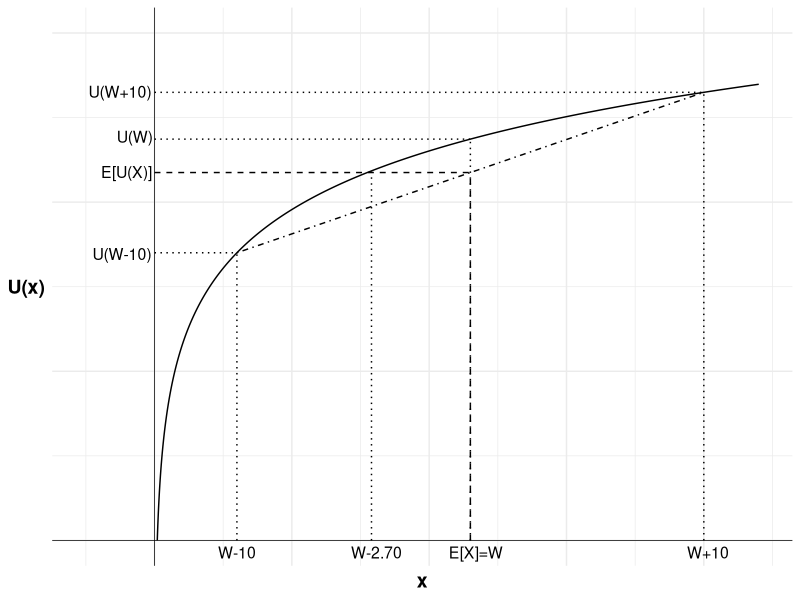
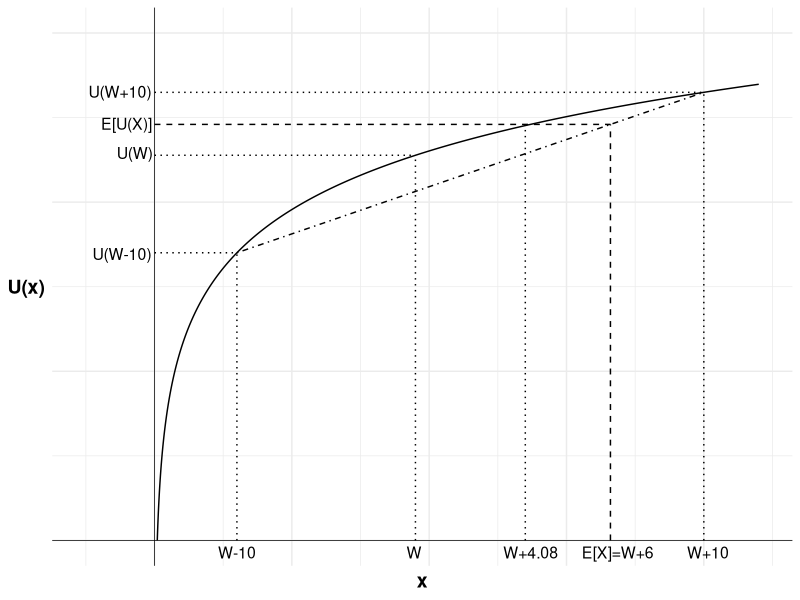
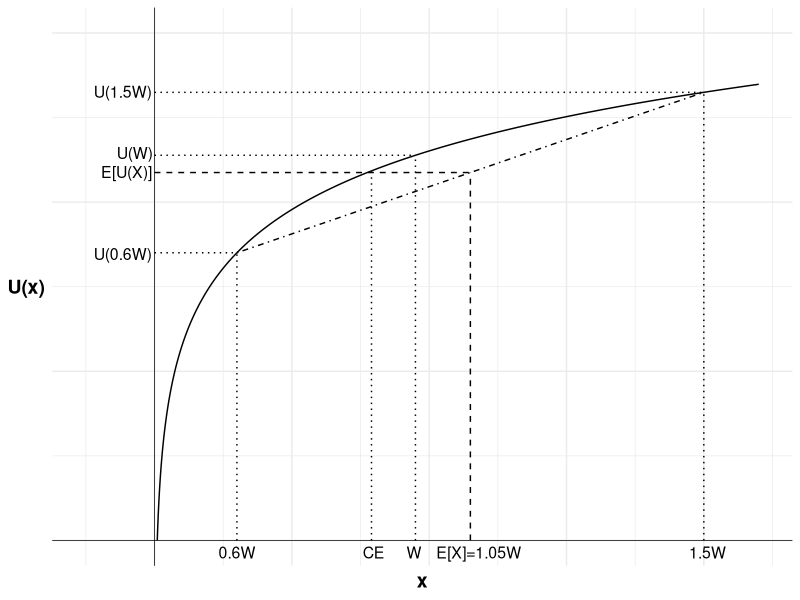
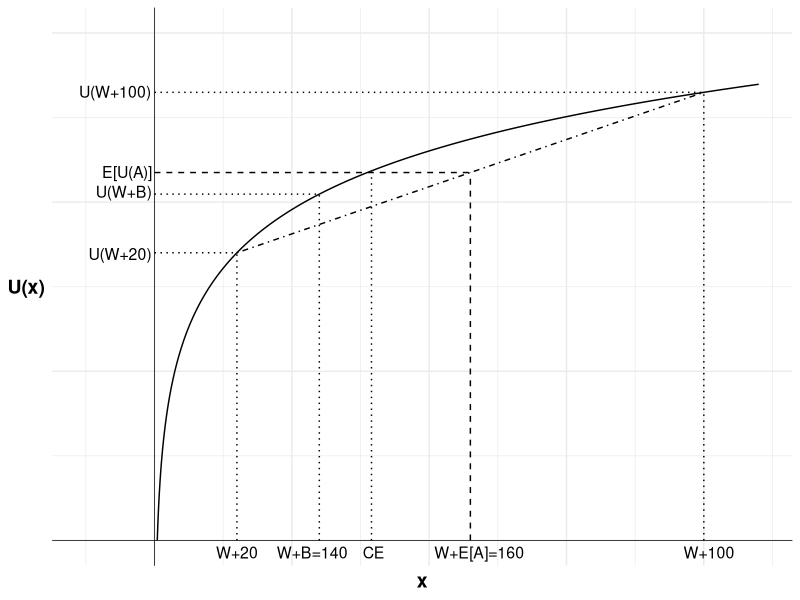
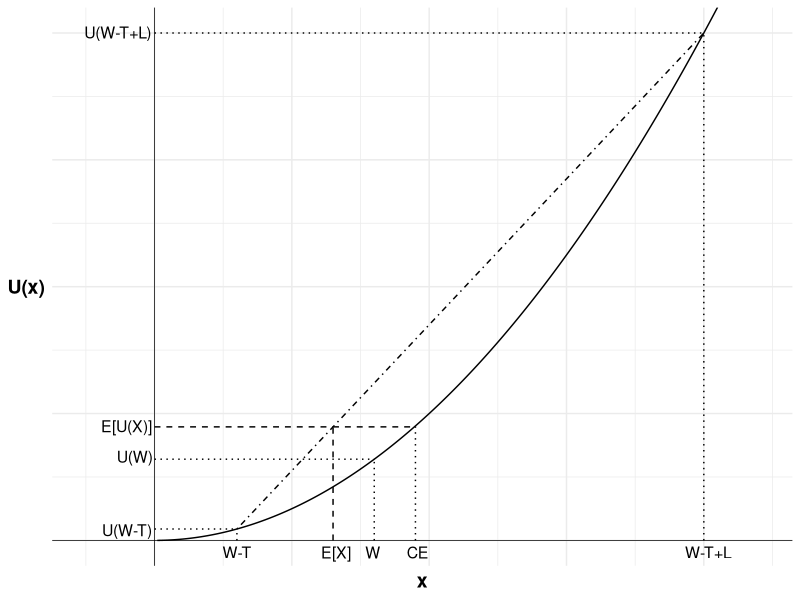

Source code (R) for these figures, in order:
## ---- chunk 1
#| label: fig-fiftyfifty
#| fig-cap: "A 50:50 bet"

library(ggplot2)

u <- function(x){
  log(x)
}

df <- data.frame(
  x=seq(1,220,0.1),
  y=NA
)

df$y <- u(df$x)

#Variables for plot (may not match labels as not done to scale)
#Payoffs from gamble
x1<-30 #loss
x2<-200 #win
ev<-115 #expected value of gamble
xc<-115 #certain outcome
ce<-79 #certainty equivalent
px2<-(ev-x1)/(x2-x1)

ggplot(mapping = aes(x, y)) +

  #Plot the utility curve
  geom_line(data = df) +
  geom_vline(xintercept = 0, linewidth=0.25)+ 
  geom_hline(yintercept = 0, linewidth=0.25)+
  labs(x = "x", y = "U(x)")+

  # Set the theme
  theme_minimal()+

  #remove numbers on each axis
  theme(axis.text.x = element_blank(),
            axis.text.y = element_blank(),
            axis.title=element_text(size=14,face="bold"),
            axis.title.y = element_text(angle=0, vjust=0.5))+

  #limit to y greater than zero and x greater than -8 (need -8 so space for y-axis labels)
  coord_cartesian(xlim = c(-25, 220), ylim = c(0, 6))+

  #Add labels W-10, W-10 and line to curve indicating each
  annotate("text", x = x1, y = 0, label = "W-10", size = 4, hjust = 0.5, vjust = 1.5)+
  annotate("segment", x = x1, y = 0, xend = x1, yend = u(x1), linewidth = 0.5, colour = "black", linetype="dotted")+
  annotate("segment", x = 0, y = u(x1), xend = x1, yend = u(x1), linewidth = 0.5, colour = "black", linetype="dotted")+
  annotate("text", x = 0, y = u(x1), label = "U(W-10)", size = 4, hjust = 1.05, vjust = 0.6)+

  #Add line to curve indicating utility of wealth
  annotate("segment", x = xc, y = 0, xend = xc, yend = u(xc), linewidth = 0.5, colour = "black", linetype="dotted")+
  annotate("segment", x = 0, y = u(xc), xend = xc, yend = u(xc), linewidth = 0.5, colour = "black", linetype="dotted")+
  annotate("text", x = 0, y = u(xc), label = "U(W)", size = 4, hjust = 1.05, vjust = 0.3)+

  #Add expected utility line
  annotate("segment", x = x1, xend = x2, y = u(x1), yend = u(x2), linewidth = 0.5, colour = "black", linetype="dotdash")+

  #Add labels W+10, U(W+10) and line to curve indicating each
  annotate("text", x = x2, y = 0, label = "W+10", size = 4, hjust = 0.4, vjust = 1.5)+
  annotate("segment", x = x2, y = 0, xend = x2, yend = u(x2), linewidth = 0.5, colour = "black", linetype="dotted")+
  annotate("segment", x = 0, y = u(x2), xend = x2, yend = u(x2), linewidth = 0.5, colour = "black", linetype="dotted")+
  annotate("text", x = 0, y = u(x2), label = "U(W+10)", size = 4, hjust = 1.05, vjust = 0.45)+

  #Add labels E[X]=W, E[U(X)] and curve indicating each
  annotate("text", x = ev, y = 0, label = "E[X]=W", size = 4, hjust = 0.4, vjust = 1.5)+
  annotate("segment", x = ev, y = 0, xend = ev, yend = u(x1)+(u(x2)-u(x1))*px2, linewidth = 0.5, colour = "black", linetype="dashed")+
  annotate("segment", x = 0, y = u(x1)+(u(x2)-u(x1))*px2, xend = ev, yend = u(x1)+(u(x2)-u(x1))*px2, linewidth = 0.5, colour = "black", linetype="dashed")+
  annotate("text", x = 0, y = u(x1)+(u(x2)-u(x1))*px2, label = "E[U(X)]", size = 4, hjust = 1.05, vjust = 0.45)+

  #Add vertical line indicating certainty equivalent and labelled "W-2.70"
  annotate("segment", x = ce, xend = ce, y = 0, yend = u(ce), linewidth = 0.5, colour = "black", linetype="dotted")+
  annotate("text", x = ce, y = 0, label = "W-2.70", size = 4, hjust = 0.4, vjust = 1.5)

## ---- chunk 2
#| label: fig-eightytwenty
#| fig-cap: "An 80:20 bet"

library(ggplot2)

u <- function(x){
  log(x)
}

df <- data.frame(
  x=seq(1,220,0.1),
  y=NA
)

df$y <- u(df$x)

#Variables for plot (may not match labels as not done to scale)
#Payoffs from gamble
x1<-30 #loss
x2<-200 #win
ev<-166 #expected value of gamble
xc<-95 #certain outcome
ce<-135 #certainty equivalent
px2<-(ev-x1)/(x2-x1)

ggplot(mapping = aes(x, y)) +

  #Plot the utility curve
  geom_line(data = df) +
  geom_vline(xintercept = 0, linewidth=0.25)+ 
  geom_hline(yintercept = 0, linewidth=0.25)+
  labs(x = "x", y = "U(x)")+

  # Set the theme
  theme_minimal()+

  #remove numbers on each axis
  theme(axis.text.x = element_blank(),
            axis.text.y = element_blank(),
            axis.title=element_text(size=14,face="bold"),
            axis.title.y = element_text(angle=0, vjust=0.5))+

  #limit to y greater than zero and x greater than -8 (need -8 so space for y-axis labels)
  coord_cartesian(xlim = c(-25, 220), ylim = c(0, 6))+

  #Add labels W-10, U(W+10) and line to curve indicating each
  annotate("text", x = x1, y = 0, label = "W-10", size = 4, hjust = 0.5, vjust = 1.5)+
  annotate("segment", x = x1, y = 0, xend = x1, yend = u(x1), linewidth = 0.5, colour = "black", linetype="dotted")+
  annotate("segment", x = 0, y = u(x1), xend = x1, yend = u(x1), linewidth = 0.5, colour = "black", linetype="dotted")+
  annotate("text", x = 0, y = u(x1), label = "U(W-10)", size = 4, hjust = 1.05, vjust = 0.6)+

  #Add labels W, U(W) and line to curve indicating each
  annotate("text", x = xc, y = 0, label = "W", size = 4, hjust = 0.6, vjust = 1.5)+
  annotate("segment", x = xc, y = 0, xend = xc, yend = u(xc), linewidth = 0.5, colour = "black", linetype="dotted")+
  annotate("segment", x = 0, y = u(xc), xend = xc, yend = u(xc), linewidth = 0.5, colour = "black", linetype="dotted")+
  annotate("text", x = 0, y = u(xc), label = "U(W)", size = 4, hjust = 1.05, vjust = 0.3)+

  #Add expected utility line
  annotate("segment", x = x1, xend = x2, y = u(x1), yend = u(x2), linewidth = 0.5, colour = "black", linetype="dotdash")+

  #Add labels W+10, U(W+10) and line to curve indicating each
  annotate("text", x = x2, y = 0, label = "W+10", size = 4, hjust = 0.4, vjust = 1.5)+
  annotate("segment", x = x2, y = 0, xend = x2, yend = u(x2), linewidth = 0.5, colour = "black", linetype="dotted")+
  annotate("segment", x = 0, y = u(x2), xend = x2, yend = u(x2), linewidth = 0.5, colour = "black", linetype="dotted")+
  annotate("text", x = 0, y = u(x2), label = "U(W+10)", size = 4, hjust = 1.05, vjust = 0.45)+

  #Add labels E[X]=W+6, E[U(X)] and curve indicating each
  annotate("text", x = ev, y = 0, label = "E[X]=W+6", size = 4, hjust = 0.4, vjust = 1.5)+
  annotate("segment", x = ev, y = 0, xend = ev, yend = u(x1)+(u(x2)-u(x1))*px2, linewidth = 0.5, colour = "black", linetype="dashed")+
  annotate("segment", x = 0, y = u(x1)+(u(x2)-u(x1))*px2, xend = ev, yend = u(x1)+(u(x2)-u(x1))*px2, linewidth = 0.5, colour = "black", linetype="dashed")+
  annotate("text", x = 0, y = u(x1)+(u(x2)-u(x1))*px2, label = "E[U(X)]", size = 4, hjust = 1.05, vjust = 0.45)+

  #Add vertical line indicating certainty equivalent and labelled "CE"
  annotate("segment", x = ce, xend = ce, y = 0, yend = u(ce), linewidth = 0.5, colour = "black", linetype="dotted")+
  annotate("text", x = ce, y = 0, label = "W+4.08", size = 4, hjust = 0.4, vjust = 1.5)

## ---- chunk 3
#| label: fig-wealth
#| fig-cap: "Betting a proportion of wealth"

library(ggplot2)

u <- function(x){
  log(x)
}

df <- data.frame(
  x=seq(1,220,0.1),
  y=NA
)

df$y <- u(df$x)

#Variables for plot (may not match labels as not done to scale)
#Payoffs from gamble
x1<-30 #loss
x2<-200 #win
ev<-115 #expected value of gamble
xc<-95 #certain outcome
ce<-79 #certainty equivalent
px2<-(ev-x1)/(x2-x1)

ggplot(mapping = aes(x, y)) +

  #Plot the utility curve
  geom_line(data = df) +
  geom_vline(xintercept = 0, linewidth=0.25)+ 
  geom_hline(yintercept = 0, linewidth=0.25)+
  labs(x = "x", y = "U(x)")+

  # Set the theme
  theme_minimal()+

  #remove numbers on each axis
  theme(axis.text.x = element_blank(),
            axis.text.y = element_blank(),
            axis.title=element_text(size=14,face="bold"),
            axis.title.y = element_text(angle=0, vjust=0.5))+

  #limit to y greater than zero and x greater than -8 (need -8 so space for y-axis labels)
  coord_cartesian(xlim = c(-25, 220), ylim = c(0, 6))+

  #Add labels 0.6W, U(0.6W) and line to curve indicating each
  annotate("text", x = x1, y = 0, label = "0.6W", size = 4, hjust = 0.5, vjust = 1.5)+
  annotate("segment", x = x1, y = 0, xend = x1, yend = u(x1), linewidth = 0.5, colour = "black", linetype="dotted")+
  annotate("segment", x = 0, y = u(x1), xend = x1, yend = u(x1), linewidth = 0.5, colour = "black", linetype="dotted")+
  annotate("text", x = 0, y = u(x1), label = "U(0.6W)", size = 4, hjust = 1.05, vjust = 0.6)+

  #Add labels W, U(W) and line to curve indicating each
  annotate("text", x = xc, y = 0, label = "W", size = 4, hjust = 0.6, vjust = 1.5)+
  annotate("segment", x = xc, y = 0, xend = xc, yend = u(xc), linewidth = 0.5, colour = "black", linetype="dotted")+
  annotate("segment", x = 0, y = u(xc), xend = xc, yend = u(xc), linewidth = 0.5, colour = "black", linetype="dotted")+
  annotate("text", x = 0, y = u(xc), label = "U(W)", size = 4, hjust = 1.05, vjust = 0.3)+

  #Add expected utility line
  annotate("segment", x = x1, xend = x2, y = u(x1), yend = u(x2), linewidth = 0.5, colour = "black", linetype="dotdash")+

  #Add labels 1.5W, U(1.5W) and line to curve indicating each
  annotate("text", x = x2, y = 0, label = "1.5W", size = 4, hjust = 0.4, vjust = 1.5)+
  annotate("segment", x = x2, y = 0, xend = x2, yend = u(x2), linewidth = 0.5, colour = "black", linetype="dotted")+
  annotate("segment", x = 0, y = u(x2), xend = x2, yend = u(x2), linewidth = 0.5, colour = "black", linetype="dotted")+
  annotate("text", x = 0, y = u(x2), label = "U(1.5W)", size = 4, hjust = 1.05, vjust = 0.45)+

  #Add labels E[X]=1.05W, E[U(X)] and curve indicating each
  annotate("text", x = ev, y = 0, label = "E[X]=1.05W", size = 4, hjust = 0.4, vjust = 1.5)+
  annotate("segment", x = ev, y = 0, xend = ev, yend = u(x1)+(u(x2)-u(x1))*px2, linewidth = 0.5, colour = "black", linetype="dashed")+
  annotate("segment", x = 0, y = u(x1)+(u(x2)-u(x1))*px2, xend = ev, yend = u(x1)+(u(x2)-u(x1))*px2, linewidth = 0.5, colour = "black", linetype="dashed")+
  annotate("text", x = 0, y = u(x1)+(u(x2)-u(x1))*px2, label = "E[U(X)]", size = 4, hjust = 1.05, vjust = 0.45)+

  #Add vertical line indicating certainty equivalent and labelled "CE"
  annotate("segment", x = ce, xend = ce, y = 0, yend = u(ce), linewidth = 0.5, colour = "black", linetype="dotted")+
  annotate("text", x = ce, y = 0, label = "CE", size = 4, hjust = 0.4, vjust = 1.5)

## ---- chunk 4
#| output: false
# Calculation of value of gamble for the following paragraph
# Code based on: https://math.stackexchange.com/questions/2882484/log-utility-function-and-the-st-petersburg-paradox
EU = function(W, c, epsilon){
    ans = 0
    k = 1
    while(abs(val <- (log(max(epsilon, W + 2^k - c)) - log(W)) / 2^k) > epsilon){
        k <- k + 1;
        ans <- ans + val;
    }
    ans
}

find_c = function(W, epsilon=10^(-10)){
    low = 0
    c = 0
    high = 10^10
    while(abs(low - high) > epsilon){
        c = (high + low) / 2
        exp_value = EU(W, c, epsilon)
        ifelse(exp_value > 0, low <- c, high <- c)
    }
    c
}

# Value of bet to someone with wealth of $1,000,000
c1000000 <- round(find_c(10^6), 2)
# Value of bet to someone with wealth of $1,000
c1000 <- round(find_c(10^3), 2)
# Value of bet to someone with wealth of $0.01
c001 <- round(find_c(0.01), 2)
## ---- chunk 5
#| label: fig-anthony
#| fig-cap: "Anthony's consideration of option A and B"

library(ggplot2)

u <- function(x){
  log(x)
}

df <- data.frame(
  x=seq(1,220,0.1),
  y=NA
)

df$y <- u(df$x)

#Variables for plot (may not match labels as not done to scale)
#Payoffs from gamble
x1<-30 #loss
x2<-200 #win
ev<-115 #expected value of gamble
xc<-60 #certain outcome
ce<-79 #certainty equivalent
px2<-(ev-x1)/(x2-x1)

ggplot(mapping = aes(x, y)) +

  #Plot the utility curve
  geom_line(data = df) +
  geom_vline(xintercept = 0, linewidth=0.25)+ 
  geom_hline(yintercept = 0, linewidth=0.25)+
  labs(x = "x", y = "U(x)")+

  # Set the theme
  theme_minimal()+

  #remove numbers on each axis
  theme(axis.text.x = element_blank(),
            axis.text.y = element_blank(),
            axis.title=element_text(size=14,face="bold"),
            axis.title.y = element_text(angle=0, vjust=0.5))+

  #limit to y greater than zero and x greater than -8 (need -8 so space for y-axis labels)
  coord_cartesian(xlim = c(-25, 220), ylim = c(0, 6))+

  #Add labels W+20, U(W+20) and line to curve indicating each
  annotate("text", x = x1, y = 0, label = "W+20", size = 4, hjust = 0.5, vjust = 1.5)+
  annotate("segment", x = x1, y = 0, xend = x1, yend = u(x1), linewidth = 0.5, colour = "black", linetype="dotted")+
  annotate("segment", x = 0, y = u(x1), xend = x1, yend = u(x1), linewidth = 0.5, colour = "black", linetype="dotted")+
  annotate("text", x = 0, y = u(x1), label = "U(W+20)", size = 4, hjust = 1.05, vjust = 0.6)+

  #Add labels W+B, U(W+B) and line to curve indicating each
  annotate("text", x = xc, y = 0, label = "W+B=140", size = 4, hjust = 0.6, vjust = 1.5)+
  annotate("segment", x = xc, y = 0, xend = xc, yend = u(xc), linewidth = 0.5, colour = "black", linetype="dotted")+
  annotate("segment", x = 0, y = u(xc), xend = xc, yend = u(xc), linewidth = 0.5, colour = "black", linetype="dotted")+
  annotate("text", x = 0, y = u(xc), label = "U(W+B)", size = 4, hjust = 1.05, vjust = 0.3)+

  #Add expected utility line
  annotate("segment", x = x1, xend = x2, y = u(x1), yend = u(x2), linewidth = 0.5, colour = "black", linetype="dotdash")+

  #Add labels W+100, U(W+100) and line to curve indicating each
  annotate("text", x = x2, y = 0, label = "W+100", size = 4, hjust = 0.4, vjust = 1.5)+
  annotate("segment", x = x2, y = 0, xend = x2, yend = u(x2), linewidth = 0.5, colour = "black", linetype="dotted")+
  annotate("segment", x = 0, y = u(x2), xend = x2, yend = u(x2), linewidth = 0.5, colour = "black", linetype="dotted")+
  annotate("text", x = 0, y = u(x2), label = "U(W+100)", size = 4, hjust = 1.05, vjust = 0.45)+

  #Add labels W+E[A], E[U(W+A)] and curve indicating each
  annotate("text", x = ev, y = 0, label = "W+E[A]=160", size = 4, hjust = 0.4, vjust = 1.5)+
  annotate("segment", x = ev, y = 0, xend = ev, yend = u(x1)+(u(x2)-u(x1))*px2, linewidth = 0.5, colour = "black", linetype="dashed")+
  annotate("segment", x = 0, y = u(x1)+(u(x2)-u(x1))*px2, xend = ev, yend = u(x1)+(u(x2)-u(x1))*px2, linewidth = 0.5, colour = "black", linetype="dashed")+
  annotate("text", x = 0, y = u(x1)+(u(x2)-u(x1))*px2, label = "E[U(A)]", size = 4, hjust = 1.05, vjust = 0.45)+

  #Add vertical line indicating certainty equivalent and labelled "CE"
  annotate("segment", x = ce, xend = ce, y = 0, yend = u(ce), linewidth = 0.5, colour = "black", linetype="dotted")+
  annotate("text", x = ce, y = 0, label = "CE", size = 4, hjust = 0.4, vjust = 1.5)

## ---- chunk 6
#| label: fig-lottery
#| fig-cap: "Andrew's consideration of whether to purchase a lottery ticket"

library(ggplot2)

u <- function(x){
  x^2
}

df <- data.frame(
  x=seq(1,220,0.1),
  y=NA
)

df$y <- u(df$x)

#Variables for plot (may not match labels as not done to scale)
#Payoffs from gamble
x1<-30 #loss
x2<-200 #win
ev<-65 #expected value of gamble
xc<-80 #certain outcome
ce<-95 #certainty equivalent
px2<-(ev-x1)/(x2-x1)

ggplot(mapping = aes(x, y)) +

  #Plot the utility curve
  geom_line(data = df) +
  geom_vline(xintercept = 0, linewidth=0.25)+ 
  geom_hline(yintercept = 0, linewidth=0.25)+
  labs(x = "x", y = "U(x)")+

  # Set the theme
  theme_minimal()+

  #remove numbers on each axis
  theme(axis.text.x = element_blank(),
            axis.text.y = element_blank(),
            axis.title=element_text(size=14,face="bold"),
            axis.title.y = element_text(angle=0, vjust=0.5))+

  #limit to y greater than zero and x greater than -8 (need -8 so space for y-axis labels)
  coord_cartesian(xlim = c(-25, 220), ylim = c(0, 40000))+

  #Add labels W-T, U(W-T) and line to curve indicating each
  annotate("text", x = x1, y = 0, label = "W-T", size = 4, hjust = 0.5, vjust = 1.5)+
  annotate("segment", x = x1, y = 0, xend = x1, yend = u(x1), linewidth = 0.5, colour = "black", linetype="dotted")+
  annotate("segment", x = 0, y = u(x1), xend = x1, yend = u(x1), linewidth = 0.5, colour = "black", linetype="dotted")+
  annotate("text", x = 0, y = u(x1), label = "U(W-T)", size = 4, hjust = 1.05, vjust = 0.6)+

  #Add labels W, U(W) and line to curve indicating each
  annotate("text", x = xc, y = 0, label = "W", size = 4, hjust = 0.6, vjust = 1.5)+
  annotate("segment", x = xc, y = 0, xend = xc, yend = u(xc), linewidth = 0.5, colour = "black", linetype="dotted")+
  annotate("segment", x = 0, y = u(xc), xend = xc, yend = u(xc), linewidth = 0.5, colour = "black", linetype="dotted")+
  annotate("text", x = 0, y = u(xc), label = "U(W)", size = 4, hjust = 1.05, vjust = 0.3)+

  #Add expected utility line
  annotate("segment", x = x1, xend = x2, y = u(x1), yend = u(x2), linewidth = 0.5, colour = "black", linetype="dotdash")+

  #Add labels W-T+L, U(W-T+L) and line to curve indicating each
  annotate("text", x = x2, y = 0, label = "W-T+L", size = 4, hjust = 0.4, vjust = 1.5)+
  annotate("segment", x = x2, y = 0, xend = x2, yend = u(x2), linewidth = 0.5, colour = "black", linetype="dotted")+
  annotate("segment", x = 0, y = u(x2), xend = x2, yend = u(x2), linewidth = 0.5, colour = "black", linetype="dotted")+
  annotate("text", x = 0, y = u(x2), label = "U(W-T+L)", size = 4, hjust = 1.05, vjust = 0.45)+

  #Add labels E[X], E[U(X)] and curve indicating each
  annotate("text", x = ev, y = 0, label = "E[X]", size = 4, hjust = 0.4, vjust = 1.5)+
  annotate("segment", x = ev, y = 0, xend = ev, yend = u(x1)+(u(x2)-u(x1))*px2, linewidth = 0.5, colour = "black", linetype="dashed")+
  annotate("segment", x = 0, y = u(x1)+(u(x2)-u(x1))*px2, xend = ev, yend = u(x1)+(u(x2)-u(x1))*px2, linewidth = 0.5, colour = "black", linetype="dashed")+
  annotate("text", x = 0, y = u(x1)+(u(x2)-u(x1))*px2, label = "E[U(X)]", size = 4, hjust = 1.05, vjust = 0.45)+

  #Add vertical line indicating certainty equivalent and labelled "CE"
  annotate("segment", x = ce, xend = ce, y = 0, yend = u(ce), linewidth = 0.5, colour = "black", linetype="dotted")+
  annotate("segment", x = ev, y = u(x1)+(u(x2)-u(x1))*px2, xend = ce, yend = u(x1)+(u(x2)-u(x1))*px2, linewidth = 0.5, colour = "black", linetype="dashed")+
  annotate("text", x = ce, y = 0, label = "CE", size = 4, hjust = 0.4, vjust = 1.5)
